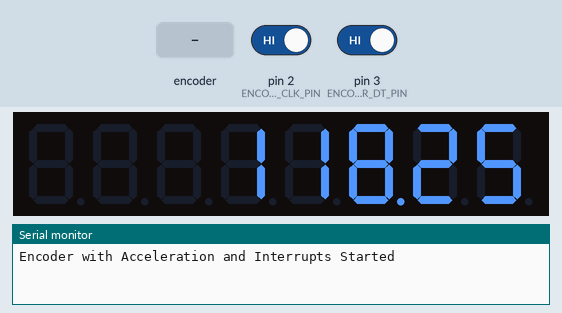
Bench run of a sketch on a simulated Arduino Uno, built with avr-gcc and run on an emulated ATmega328P. Parts: 8-digit seven-segment display, the last lines printed to the serial monitor. The inputs (shaded band) are chosen by the test bench; at power-on: pin 2 (ENCODER_CLK_PIN) HIGH, pin 3 (ENCODER_DT_PIN) HIGH.

Above: at 1.2 s.
1.3 s: rotary encoder on pin 2 (ENCODER_CLK_PIN) / pin 3 (ENCODER_DT_PIN) turned 3 steps (first pin leading)
At 2.6 s:
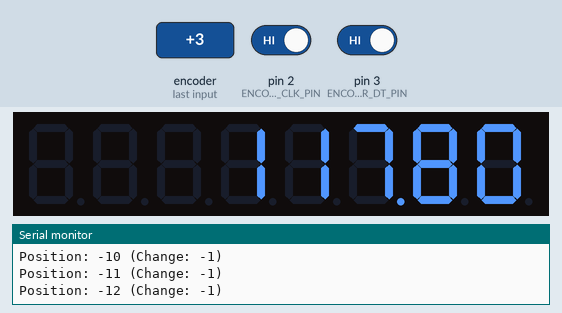
3.4 s: rotary encoder on pin 2 (ENCODER_CLK_PIN) / pin 3 (ENCODER_DT_PIN) turned 1 step (first pin leading)
At 4.2 s:
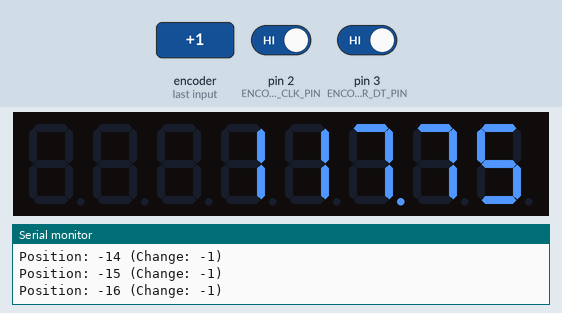
5.1 s: rotary encoder on pin 2 (ENCODER_CLK_PIN) / pin 3 (ENCODER_DT_PIN) turned 1 step (first pin leading)
At 6.6 s:
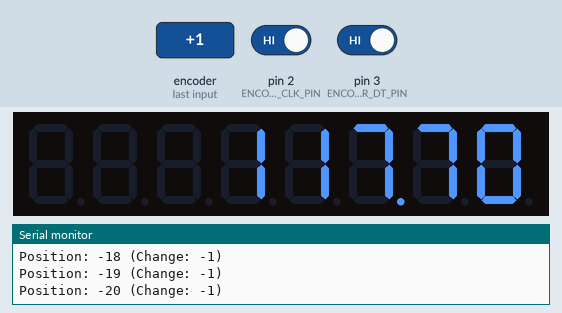
Timing chart, 0 to 8.1 s (numbered marks = the images above; inputs shaded):
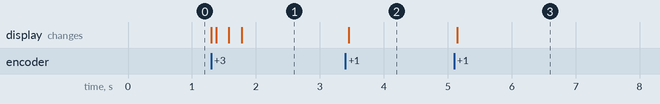

Measured:
- after the input at 1.3 s, the display: first changes at once (image 1 shows a later state)
- after the input at 3.4 s, the display: changes after 0.05 s (image 2)
- after the input at 5.1 s, the display: changes after 0.05 s (image 3)

The sketch:

encoderwithacceleration.ino
```cpp
// Rotary Encoder Sketch with Interrupts and Acceleration
// Designed for Arduino UNO/Nano/Mega

//Interrupt Number	Arduino Pin
// 0	Pin 2
// 1	Pin 3
// 2	Pin 21
// 3	Pin 20
// 4	Pin 19
// 5	Pin 18

//The Arduino Due supports the most interrupt pins by far because its microcontroller (the Atmel SAM3X8E, which uses an ARM Cortex-M3 core)
// allows all 54 digital pins and all 12 analog pins to be used as external interrupt sources.
float smoothedoutput = 0;

#include "LedControl.h"
LedControl lc = LedControl(12, 11, 9, 1);
#define DEVICE_ADDRESS 0


#include <Arduino.h>

// --- ENCODER PIN DEFINITIONS ---
// Change these to match your wiring
const int ENCODER_CLK_PIN = 2;  // Must be an interrupt pin (2 or 3 on Uno/Nano)
const int ENCODER_DT_PIN = 3;   // Must be an interrupt pin (2 or 3 on Uno/Nano)
const int ENCODER_SW_PIN = 4;   // Standard digital pin for the push button

// --- ENCODER STATE VARIABLES ---
volatile long encoderPos = 0;             // Current position (volatile for ISR access)
volatile byte lastEncoded = 0;            // Stores the previous state of CLK and DT pins
volatile unsigned long lastTurnTime = 0;  // Time of the last detected turn (for acceleration)

// --- ACCELERATION CONFIGURATION ---
// These thresholds define how fast the encoder must be turned to trigger acceleration.
const unsigned long FAST_TURN_THRESHOLD_US = 1000;    // Time in microseconds for 'fast' turn
const unsigned long MEDIUM_TURN_THRESHOLD_US = 5000;  // Time in microseconds for 'medium' turn
const int FAST_ACCEL_FACTOR = 4;                      // Multiplier for very fast turns
const int MEDIUM_ACCEL_FACTOR = 2;                    // Multiplier for medium-speed turns
const int NORMAL_FACTOR = 1;                          // Multiplier for slow turns

// --- BUTTON STATE VARIABLES ---
unsigned long buttonPressTime = 0;
const int DEBOUNCE_DELAY_MS = 50;

// --- INTERRUPT SERVICE ROUTINE (ISR) ---
// This function is executed every time the CLK or DT pin state changes.
void readEncoder() {
  // Read the current state of the CLK and DT pins
  byte MSB = digitalRead(ENCODER_CLK_PIN);  // Most Significant Bit
  byte LSB = digitalRead(ENCODER_DT_PIN);   // Least Significant Bit

  // Combine the two bits into a single byte value (0-3)
  byte encoded = (MSB << 1) | LSB;

  // Calculate the change in state using the gray code sequence logic
  byte sum = (lastEncoded << 2) | encoded;  // Form a 4-bit state history

  // This logic works by looking at the 4-bit sequence:
  // 10->00->01 = CW turn (increment position)
  // 01->00->10 = CCW turn (decrement position)

  int change = 0;
  if (sum == 0b1000 || sum == 0b0001 || sum == 0b0111 || sum == 0b1110) {
    // Clockwise (CW) Turn
    change = 1;
  } else if (sum == 0b0100 || sum == 0b0010 || sum == 0b1011 || sum == 0b1101) {
    // Counter-Clockwise (CCW) Turn
    change = -1;
  }

  // Only apply acceleration if a valid turn was detected
  if (change != 0) {
    unsigned long currentTime = micros();
    unsigned long elapsedTime = currentTime - lastTurnTime;  // Time since the last step
    lastTurnTime = currentTime;

    int factor = NORMAL_FACTOR;

    // Apply acceleration logic based on turn speed
    if (elapsedTime < FAST_TURN_THRESHOLD_US) {
      factor = FAST_ACCEL_FACTOR;
    } else if (elapsedTime < MEDIUM_TURN_THRESHOLD_US) {
      factor = MEDIUM_ACCEL_FACTOR;
    }

    // Update position with acceleration factor
    encoderPos += (long)change * factor;
  }

  // Store the current state for the next check
  lastEncoded = encoded;
}


void setup() {
  Serial.begin(115200);
  Serial.println("Encoder with Acceleration and Interrupts Started");

  // --- PIN SETUP ---
  pinMode(ENCODER_CLK_PIN, INPUT_PULLUP);
  pinMode(ENCODER_DT_PIN, INPUT_PULLUP);
  //pinMode(ENCODER_SW_PIN, INPUT_PULLUP);  // Button pin

  // --- INTERRUPT SETUP ---
  // Attach the ISR to the two data pins (CLK and DT)
  // RISING, FALLING, or CHANGE can be used. CHANGE is the most reliable
  // and detects movement on both edges.
  attachInterrupt(digitalPinToInterrupt(ENCODER_CLK_PIN), readEncoder, CHANGE);
  attachInterrupt(digitalPinToInterrupt(ENCODER_DT_PIN), readEncoder, CHANGE);

  // Initialize lastEncoded state
  lastEncoded = (digitalRead(ENCODER_CLK_PIN) << 1) | digitalRead(ENCODER_DT_PIN);

  lc.shutdown(0, false);
  /* Set the brightness to a medium values */
  lc.setIntensity(0, 8);
  /* and clear the display */
  lc.clearDisplay(0);
  displayFloat(118.25, 2);
}


void loop() {
  // --- ENCODER POSITION REPORTING ---

  // Use 'noInterrupts()' block to safely read the volatile variable
  // while preventing the ISR from modifying it mid-read.
  static long lastReportedPos = 0;
  long currentPos;

  noInterrupts();
  currentPos = encoderPos;
  interrupts();

  if (currentPos != lastReportedPos) {

    smoothedoutput = 118 + 0.05 * int(currentPos / 3);
    displayFloat(smoothedoutput, 2);
    Serial.print("Position: ");
    Serial.print(currentPos);
    Serial.print(" (Change: ");
    Serial.print(currentPos - lastReportedPos);
    Serial.println(")");
    lastReportedPos = currentPos;
  }

  // // --- BUTTON HANDLING (Non-interrupt based debounce) ---

  // // The button is active LOW due to INPUT_PULLUP
  // int buttonState = digitalRead(ENCODER_SW_PIN);

  // if (buttonState == LOW) {
  //   // Check if enough time has passed since the last reported press
  //   if ((millis() - buttonPressTime) > DEBOUNCE_DELAY_MS) {
  //     Serial.println("--- BUTTON PRESSED (Reset Position) ---");

  //     // Reset position
  //     noInterrupts();
  //     encoderPos = 0;
  //     interrupts();
  //     lastReportedPos = 0;

  //     buttonPressTime = millis();  // Update time of press
  //   }
  // } else {
  //   // If the button is released, reset the debounce timer reference
  //   buttonPressTime = 0;
  // }
}

void displayFloat(float number, int numDecimals) {
  // The display is indexed from the right: digit 0 is the rightmost digit.
  // Assuming a total display size of at least (numDecimals + 1) digits.

  // 1. Scale the number to move the decimal point past the desired precision.
  // For 3 decimal places, we multiply by 1000 (10^3).
  long scaleFactor = 1;
  for (int i = 0; i < numDecimals; i++) {
    scaleFactor *= 10;
  }

  // Round and scale the number to a long integer.
  // Adding 0.5 before casting ensures correct rounding.
  long integerValue = (long)(number * scaleFactor + 0.5);

  // Clear the display before setting new digits
  lc.clearDisplay(DEVICE_ADDRESS);

  int totalDigits = 8;  // Assumes an 8-digit display. Adjust as needed.

  // 2. Extract and display digits, starting from the decimal part.
  for (int i = 0; i < totalDigits; i++) {
    int digitIndex = i;  // The current digit position (0 is rightmost)
    bool hasDecimal = false;

    if (i < numDecimals) {
      // Decimal digits (right of the decimal point)
      // The decimal point is part of the digit *before* the decimal place.
      // So, the third decimal place (digit 0) has no DP.
      // The second decimal place (digit 1) has no DP.
      // The first decimal place (digit 2) has no DP.
    } else if (i == numDecimals) {
      // The digit *before* the decimal point (e.g., the "ones" place).
      hasDecimal = true;  // The decimal point is set on this digit.
    } else {
      // Integer digits (left of the decimal point, beyond the ones place)
    }

    // Get the current digit
    int digit = integerValue % 10;

    // Check if we are displaying leading zeros in the integer part (not including the ones place)
    if (integerValue == 0 && i > numDecimals) {
      // If the remaining number is zero and we're past the ones place, stop displaying.
      // Break once we pass the ones-place digit and are checking for higher places.
      if (i > numDecimals + 1) {  // Stop blanking after the tens place if the number is < 10
        break;
      }
    }

    // Display the digit. Note: The `setDigit` function takes the digit position from the right (0-7).
    lc.setDigit(DEVICE_ADDRESS, digitIndex, digit, hasDecimal);

    // Move to the next digit
    integerValue /= 10;

    // Stop if all digits of the integer part have been displayed
    if (integerValue == 0 && i >= numDecimals) {
      break;
    }
  }
}
```
